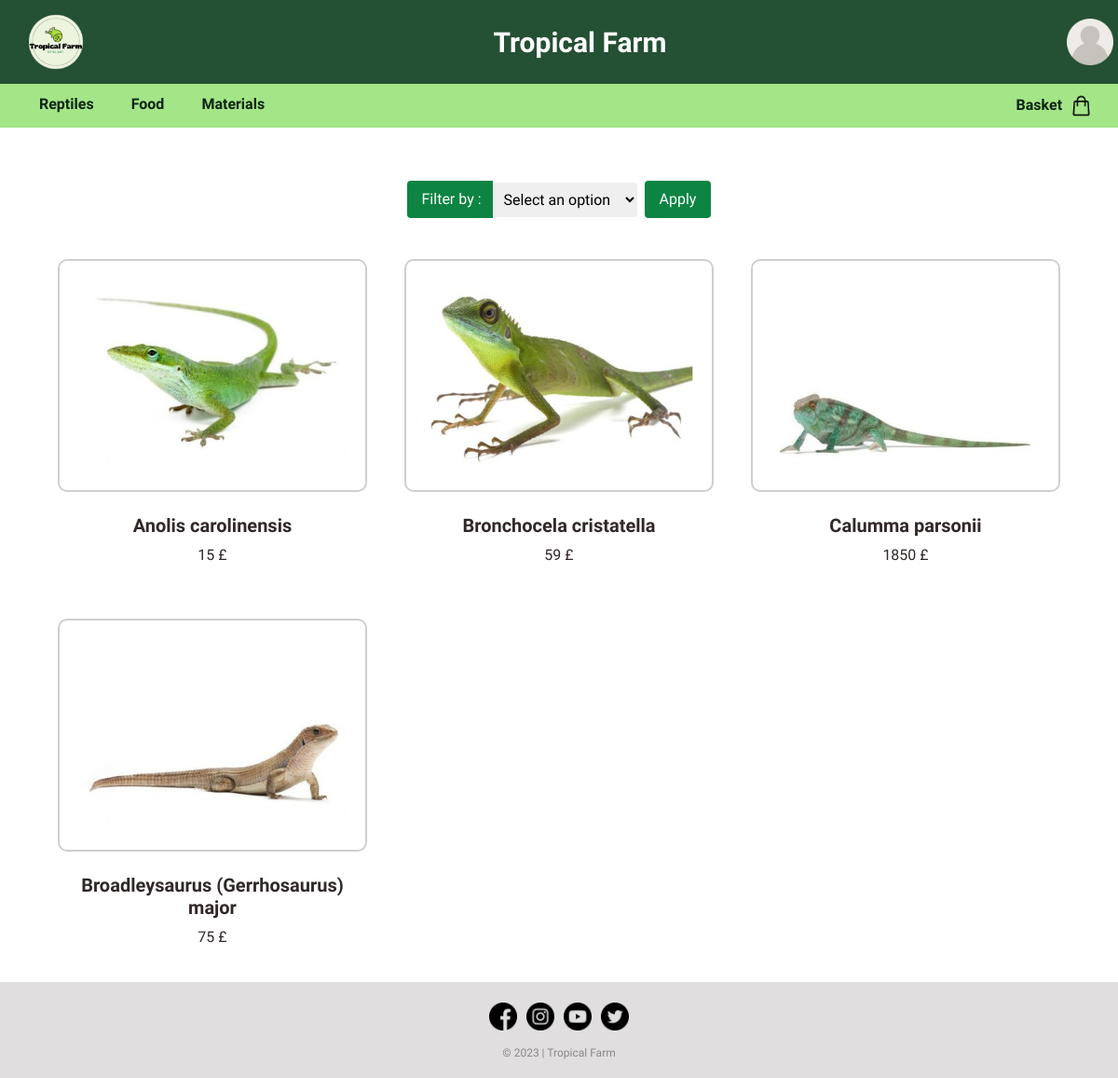
The page /lizards.php on the database its author committed.
### tables this page shows
CREATE TABLE IF NOT EXISTS `item` (
  `iditem` int NOT NULL AUTO_INCREMENT,
  `name` varchar(50) NOT NULL,
  `category` varchar(50) NOT NULL,
  `second_category` varchar(50) NOT NULL,
  `description` varchar(1000) NOT NULL,
  `photo` varchar(50) NOT NULL,
  `price` int NOT NULL,
  `stock` varchar(50) NOT NULL,
  `sell` varchar(50) DEFAULT NULL,
  `auction` varchar(50) DEFAULT NULL,
  `trade` varchar(50) DEFAULT NULL,
  PRIMARY KEY (`iditem`)
);

### lizards.php (the view, shortened to what this page needs)
<!DOCTYPE html>
<html>
<head>
<link href="https://cdn.jsdelivr.net/npm/bootstrap@5.3.0/dist/css/bootstrap.min.css" rel="stylesheet">
<link href="style.css" rel="stylesheet" type="text/css"/>
</head>
<body>
  <div class="headnav">
<?php
if(!isset($_SESSION["photo"])){
  $imageURL = "image/user.png";
}
else{
$imageURL = "image/" . $_SESSION["photo"];
}
?>
      <?php if(isset($_SESSION["role"])){ echo '<header style="background-color: ' . $_SESSION["background"] . ';">'; }
            else{echo '<header>';}?>
            <div class="logo">
              <img src="image\logo.png" alt="Logo">
            </div>
            <div class="titre"><a href="http://localhost:80/Tropical-Farm/index.php" class="titre">Tropical Farm</a></div>
            <div class="dropdown">
              <a href="http://localhost:80/Tropical-Farm/login.php" class="dropdown-btn"><img src="<?php echo $imageURL; ?>" width="50px" height="50px"></a>
            </div>
          </header>
    <nav>
      <ul class="categories">
        <li>
          <a href="#">Reptiles</a>
        </li>
        <li>
          <a href="#">Food</a>
        </li>
        <li>
          <a href="#">Materials</a>
        </li>
      </ul>
      <div class="panier">
        <a href="http://localhost:80/Tropical-Farm/basket.php"><b>Basket &nbsp</b><img src="image/shopping-bag.png"></a>
      </div>
    </nav>
    </div>
  <br><br><br><br><br><br>
<form class="formfiltre" method="GET">
  <label for="filter">&nbsp;Filter by :</label>
  <select name="filter" id="filter">
    <option class="optionfiltre" value="null">Select an option</option>
  </select>
  <input class="filtre" type="submit" value="Apply">
</form>
<br>
<div class="container">
<?php
$serveur = "localhost";
$utilisateur = "root";
$motDePasse = "";
$baseDeDonnees = "tropicalfarm";
$connexion = mysqli_connect($serveur, $utilisateur, $motDePasse, $baseDeDonnees);
$condition1 = "category = 'reptiles'";
$condition2 = "second_category = 'lizards'";
if (isset($_GET['filter'])) {
  $filter = $_GET['filter'];
if($filter == 'asc'){
  $query = "SELECT * FROM item WHERE $condition1 and $condition2 ORDER BY price ASC";
  $resultat = mysqli_query($connexion, $query);
}
elseif($filter == 'desc'){
  $query = "SELECT * FROM item WHERE $condition1 and $condition2 ORDER BY price DESC";
  $resultat = mysqli_query($connexion, $query);
}
elseif($filter == 'null'){
  $query = "SELECT * FROM item WHERE $condition1 and $condition2";
  $resultat = mysqli_query($connexion, $query);
}
}
else{
  $query = "SELECT * FROM item WHERE $condition1 and $condition2";
  $resultat = mysqli_query($connexion, $query);
}
while ($row = mysqli_fetch_assoc($resultat)) {
  $iditem = $row['iditem'];
  echo '<div class="item">';
  echo "<a href='http://localhost:80/Tropical-Farm/item.php?iditem=$iditem'><img src= image/". $row['photo'] ." alt='Image' /><br></a>";
  echo "<center><h5><b>" . $row['name'] . "</b></h5>";
  echo "<p>" .$row['price'] . "  £</p></center>";
  echo "</div>";
}
?>
</div>
<footer>
  <div class="footer-section">
    <a href="https://www.facebook.com/pages/category/supermarket/Tesco-Superstore-440818089460778/" target="_blank"><img src="image/facebook (1).png"></a>
    <a href="https://www.instagram.com/tescofood/?hl=fr" target="_blank"><img src="image/instagram (2).png"></a>
    <a href="https://www.youtube.com/tesco" target="_blank"><img src="image/youtube.png"></a>
    <a href="https://twitter (1).com/Tesco" target="_blank"><img src="image/twitter (1).png"></a>
</div>
  <div class="footer-bottom">
    <p>&copy; 2023 | Tropical Farm</p>
  </div>
</footer>
</body>
</html>

### style.css (style rules this page uses)
body { font-family: 'Didact Gothic', sans-serif; }
.headnav { position: fixed; top: 0; width: 100%; z-index: 9999; }
header { display: flex; align-items: center; justify-content: space-between; background-color: #245033; padding: 5px; }
.logo img { width: 80px; height: 80px; margin-left: 15px; }
.titre { color: #ffffff; font-size: 30px; font-weight: bold; text-decoration: none; }
nav { background-color: #9de37eeb; padding: 5px; display: flex; align-items: center; }
nav .categories { list-style-type: none; display: flex; gap: 40px; margin-top: 5px; margin-bottom: 8px; margin-left: 5Px; }
nav .categories li a { color: #0d2410; text-decoration: none; font-size: 16px; font-weight: bold; }
nav .categories li { position: relative; }
nav .panier { position: absolute; right: 2%; }
nav .panier img { width: 25px; height: 25px; }
nav .panier a { color: #0d2410; text-decoration: none; font-weight: bold; margin-right: 3px; }
.container { display: grid; grid-template-columns: repeat(3,1fr); justify-content: space-between; }
footer { background-color: #e0dede; padding: 2px; }
.footer-section { margin-top: 15px; margin-bottom: 10px; display: flex; justify-content: center; align-items: center; }
.footer-bottom { text-align: center; color: #888888; font-size: 12px; }
.footer-section img { width: 30px; height: 30px; margin: 5px; }
.item { flex-basis: 25%; color: rgb(49, 40, 40); padding: 20px; }
.item img { border: 2px solid; border-radius: 10px; border-color: rgb(207, 207, 207); display: block; display: block; max-width: 100%; padding: 20px; width: 400px; height: 250px; }
.formfiltre { display: flex; align-items: center; justify-content: center; margin-top: 50px; }
.formfiltre label { color: #ffffff; background-color: rgb(14, 132, 67); padding: 8px 12px; border-radius: 4px 0 0 4px; }
.formfiltre select { padding: 8px; border-radius: 0 4px 4px 0; border: none; }
.filtre { margin-left: 8px; padding: 8px 16px; background-color: rgb(14, 132, 67); color: #ffffff; border: none; border-radius: 4px; cursor: pointer; }
.optionfiltre { background-color: #ffffff; color: #000000; }

### rows shown on the page
item: photo (picture), name "Anolis carolinensis", price "15"
item: photo (picture), name "Bronchocela cristatella", price "59"
item: photo (picture), name "Calumma parsonii", price "1850"
item: photo (picture), name "Broadleysaurus (Gerrhosaurus) major", price "75"
